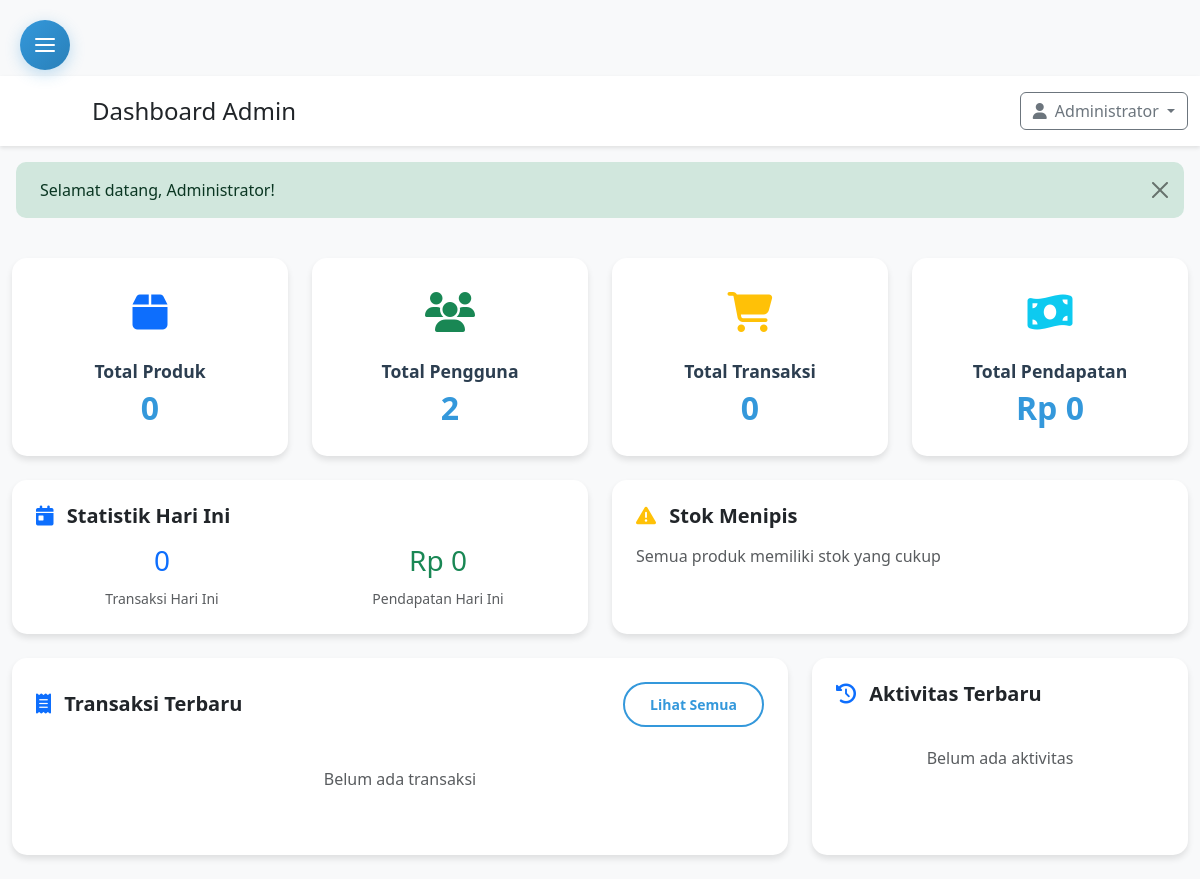
/admin/index.php (signed in), run on an earlier commit of the app's database.
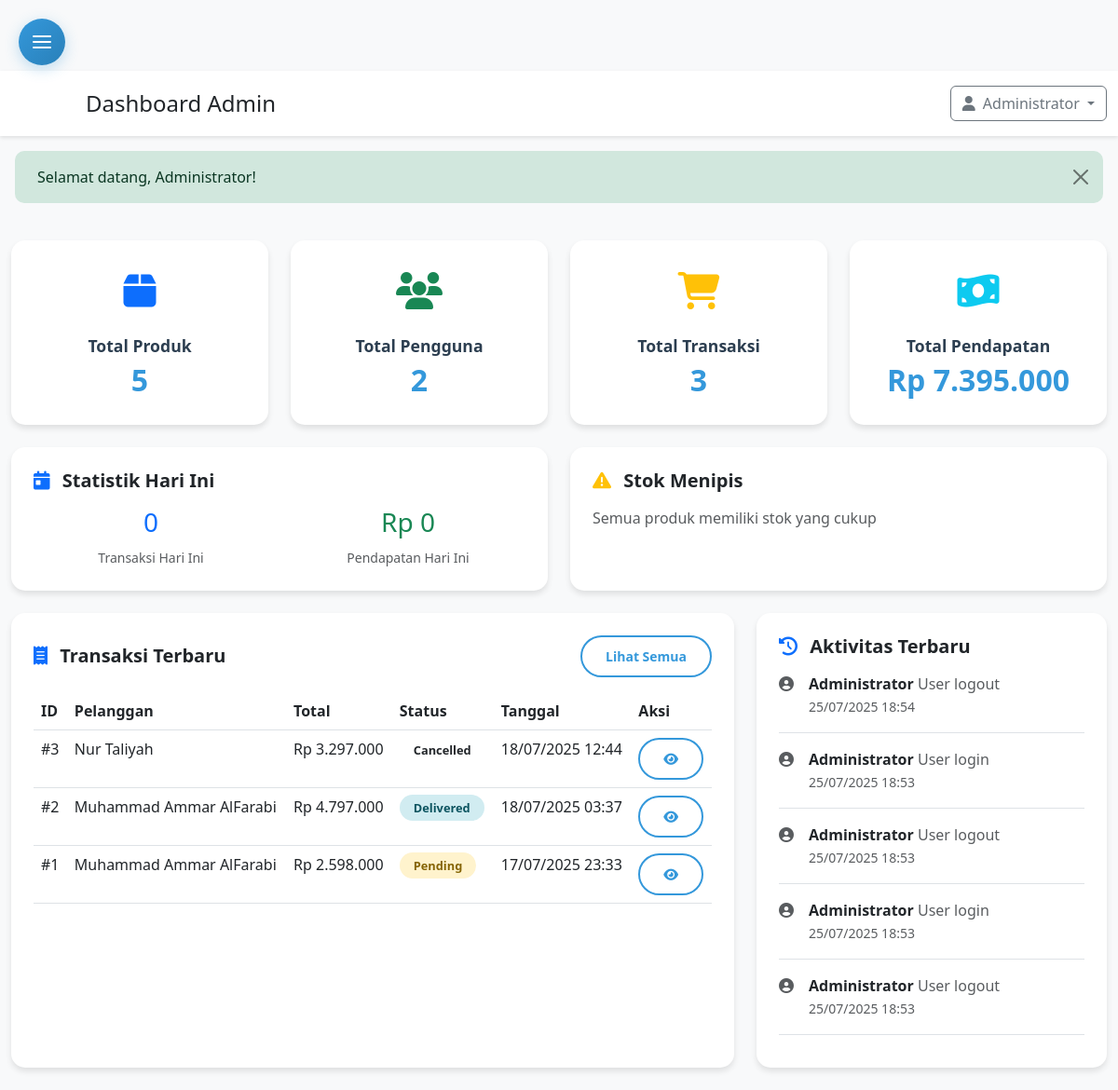
And on a later commit of the database.
### tables this page shows
CREATE TABLE `orders` (
  `id` int(11) NOT NULL,
  `order_number` varchar(50) NOT NULL,
  `user_id` int(11) NOT NULL,
  `total_amount` decimal(10,2) NOT NULL,
  `status` enum('pending','processing','shipped','delivered','cancelled') DEFAULT 'pending',
  `address` text NOT NULL,
  `city` varchar(100) NOT NULL,
  `state` varchar(100) NOT NULL,
  `zip` varchar(20) NOT NULL,
  `phone` varchar(20) NOT NULL,
  `courier_note` text DEFAULT NULL,
  `payment_method` varchar(50) NOT NULL,
  `created_at` timestamp NOT NULL DEFAULT current_timestamp(),
  `updated_at` timestamp NOT NULL DEFAULT current_timestamp() ON UPDATE current_timestamp()
);

CREATE TABLE `users` (
  `id` int(11) NOT NULL,
  `name` varchar(255) NOT NULL,
  `email` varchar(255) NOT NULL,
  `password` varchar(255) NOT NULL,
  `phone` varchar(20) DEFAULT NULL,
  `address` text DEFAULT NULL,
  `role_id` int(11) DEFAULT 2,
  `status` tinyint(1) DEFAULT 1,
  `created_at` datetime DEFAULT current_timestamp(),
  `updated_at` datetime DEFAULT current_timestamp() ON UPDATE current_timestamp()
);

CREATE TABLE `activity_logs` (
  `id` int(11) NOT NULL,
  `user_id` int(11) DEFAULT NULL,
  `activity` text DEFAULT NULL,
  `created_at` datetime DEFAULT current_timestamp()
);

### config.php (called while the page is built, shortened)
<?php
function formatPrice($price) {
    return 'Rp ' . number_format($price, 0, ',', '.');
}
?>

### admin/index.php (the view, shortened to what the changed rows need)
<?php
require_once '../config.php';
$stats = [];
$stmt = $pdo->query("SELECT COUNT(*) FROM products");
$stats['total_products'] = $stmt->fetchColumn();
$stmt = $pdo->query("SELECT COUNT(*) FROM users WHERE role_id = 2");
$stats['total_users'] = $stmt->fetchColumn();
$stmt = $pdo->query("SELECT COUNT(*) FROM orders");
$stats['total_transactions'] = $stmt->fetchColumn();
$stmt = $pdo->query("SELECT SUM(total_amount) FROM orders WHERE status != 'cancelled'");
$stats['total_revenue'] = $stmt->fetchColumn() ?: 0;
$stmt = $pdo->query("SELECT COUNT(*) FROM orders WHERE DATE(created_at) = CURDATE()");
$stats['today_transactions'] = $stmt->fetchColumn();
$stmt = $pdo->query("SELECT SUM(total_amount) FROM orders WHERE DATE(created_at) = CURDATE() AND status != 'cancelled'");
$stats['today_revenue'] = $stmt->fetchColumn() ?: 0;
$stmt = $pdo->query("
    SELECT o.*, u.name as user_name
    FROM orders o
    JOIN users u ON o.user_id = u.id
    ORDER BY o.created_at DESC
    LIMIT 10
");
$recent_transactions = $stmt->fetchAll();
$stmt = $pdo->query("
    SELECT a.*, u.name as user_name
    FROM activity_logs a
    JOIN users u ON a.user_id = u.id
    ORDER BY a.created_at DESC
    LIMIT 15
");
$recent_activities = $stmt->fetchAll();
include 'includes/admin_header.php';
?>
<div class="container-fluid py-4">
    <div class="row g-4 mb-4">
        <div class="col-xl-3 col-md-6">
            <div class="admin-card text-center">
                <div class="admin-card-icon text-primary">
                    <i class="fas fa-box"></i>
                </div>
                <div class="admin-card-title">Total Produk</div>
                <div class="admin-card-value"><?php echo number_format($stats['total_products']); ?></div>
            </div>
        </div>
        <div class="col-xl-3 col-md-6">
            <div class="admin-card text-center">
                <div class="admin-card-icon text-warning">
                    <i class="fas fa-shopping-cart"></i>
                </div>
                <div class="admin-card-title">Total Transaksi</div>
                <div class="admin-card-value"><?php echo number_format($stats['total_transactions']); ?></div>
            </div>
        </div>
        <div class="col-xl-3 col-md-6">
            <div class="admin-card text-center">
                <div class="admin-card-icon text-info">
                    <i class="fas fa-money-bill-wave"></i>
                </div>
                <div class="admin-card-title">Total Pendapatan</div>
                <div class="admin-card-value"><?php echo formatPrice($stats['total_revenue']); ?></div>
            </div>
        </div>
    </div>
    <div class="row g-4">
        <div class="col-lg-8">
            <div class="admin-card">
                <div class="d-flex justify-content-between align-items-center mb-3">
                    <h5 class="fw-bold mb-0">
                    </h5>
                    <a href="transactions.php" class="btn btn-sm btn-outline-primary">Lihat Semua</a>
                </div>
                <?php if ($recent_transactions): ?>
                <div class="table-responsive">
                    <table class="table table-hover">
                        <thead>
                            <tr>
                                <th>ID</th>
                                <th>Pelanggan</th>
                                <th>Total</th>
                                <th>Status</th>
                                <th>Tanggal</th>
                                <th>Aksi</th>
                            </tr>
                        </thead>
                        <tbody>
                            <?php foreach ($recent_transactions as $transaction): ?>
                            <tr>
                                <td>#<?php echo $transaction['id']; ?></td>
                                <td><?php echo $transaction['user_name']; ?></td>
                                <td><?php echo formatPrice($transaction['total_amount']); ?></td>
                                <td>
                                    <span class="status-badge status-<?php echo $transaction['status']; ?>">
                                        <?php echo ucfirst($transaction['status']); ?>
                                    </span>
                                </td>
                                <td><?php echo date('d/m/Y H:i', strtotime($transaction['created_at'])); ?></td>
                                <td>
                                    <a href="transaction-detail.php?id=<?php echo $transaction['id']; ?>"
                                       class="btn btn-sm btn-outline-primary">
                                        <i class="fas fa-eye"></i>
                                    </a>
                                </td>
                            </tr>
                            <?php endforeach; ?>
                        </tbody>
                    </table>
                </div>
                <?php else: ?>
                <p class="text-muted text-center py-4">Belum ada transaksi</p>
                <?php endif; ?>
            </div>
        </div>
        <div class="col-lg-4">
            <div class="admin-card">
                <h5 class="fw-bold mb-3">
                    <i class="fas fa-history me-2 text-primary"></i>
                    Aktivitas Terbaru
                </h5>
                <?php if ($recent_activities): ?>
                <div class="activity-list" style="max-height: 400px; overflow-y: auto;">
                    <?php foreach ($recent_activities as $activity): ?>
                    <div class="activity-item mb-3 pb-3 border-bottom">
                        <div class="d-flex align-items-start">
                            <div class="activity-icon me-3">
                                <i class="fas fa-user-circle text-muted"></i>
                            </div>
                            <div class="flex-grow-1">
                                <div class="activity-content">
                                    <strong><?php echo $activity['user_name']; ?></strong>
                                    <span class="text-muted"><?php echo $activity['activity']; ?></span>
                                </div>
                                <small class="text-muted">
                                    <?php echo date('d/m/Y H:i', strtotime($activity['created_at'])); ?>
                                </small>
                            </div>
                        </div>
                    </div>
                    <?php endforeach; ?>
                </div>
                <?php else: ?>
                <p class="text-muted text-center py-4">Belum ada aktivitas</p>
                <?php endif; ?>
            </div>
        </div>
    </div>
</div>
<?php include 'includes/admin_footer.php'; ?>

What changed in the data, as far as the page shows it:
added orders: id "3", user.name "Nur Taliyah", total_amount "Rp 3.297.000", status "Cancelled", created_at "18/07/2025 12:44"
added orders: id "2", user.name "Muhammad Ammar AlFarabi", total_amount "Rp 4.797.000", status "Delivered", created_at "18/07/2025 03:37"
added orders: id "1", user.name "Muhammad Ammar AlFarabi", total_amount "Rp 2.598.000", status "Pending", created_at "17/07/2025 23:33"
added activity_logs: user.name "Administrator", activity "User logout", created_at "25/07/2025 18:54"
added activity_logs: user.name "Administrator", activity "User login", created_at "25/07/2025 18:53"
added activity_logs: user.name "Administrator", activity "User logout", created_at "25/07/2025 18:53"
added activity_logs: user.name "Administrator", activity "User login", created_at "25/07/2025 18:53"
added activity_logs: user.name "Administrator", activity "User logout", created_at "25/07/2025 18:53"
Also different on the page:
$stats['total_products']: "0" → "5"
$stats['total_transactions']: "0" → "3"
formatPrice($stats['total_revenue']): "Rp 0" → "Rp 7.395.000"
text no longer shown: "Belum ada transaksi Belum ada aktivitas"
text now shown: "ID Pelanggan Total Status Tanggal Aksi"
